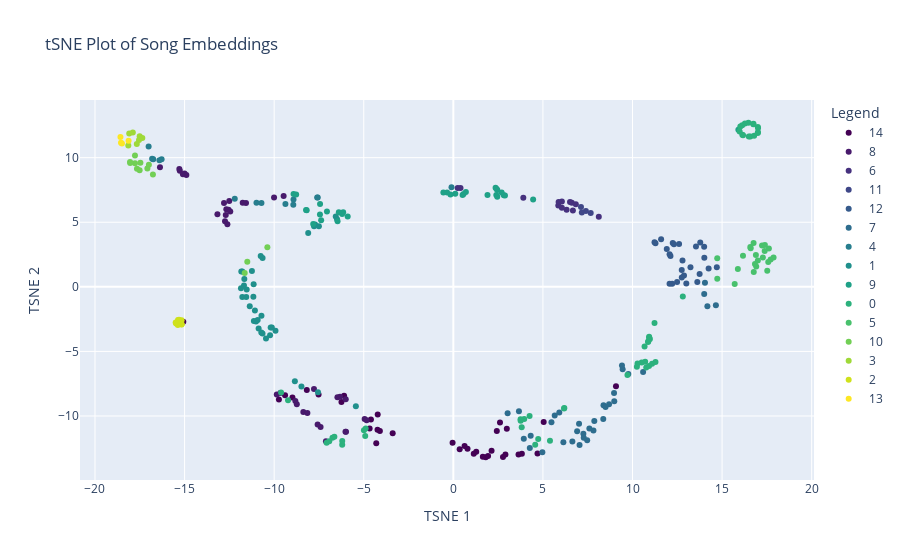

Notebook cell for this chart:
### Code cell
plot_embeddings_interactive(audio, audio_embeddings, "cluster_assignment")

### Figure 1 — Plotly figure (JSON) as saved in the notebook; plotly's stock layout.template omitted (floating-point values rounded to 4 significant figures)
{"data": [{"marker": {"color": "rgb(68, 1, 84)", "opacity": 1}, "mode": "markers", "name": "14", "text": ["...Ready For It?", "\"Slut!\" (Taylor's Version) [From The Vault]", "All Too Well (10 Minute Version) [Taylor's Version] [From The Vault]", "Bad Blood", "Bad Blood (Remix)", "Bad Blood (Remix) [Taylor's Version]", "Bad Blood (Taylor's Version)", "Bejeweled", "Blank Space", "Blank Space (Taylor's Version)", "Both Of Us", "Death By A Thousand Cuts", "Delicate", "Don't Blame Me", "End Game", "Foolish One (Taylor's Version) [From The Vault]", "I Knew You Were Trouble", "I Knew You Were Trouble (Taylor's Version)", "I Think He Knows", "It's Nice To Have A Friend", "King Of My Heart", "Last Christmas", "Lavender Haze", "London Boy", "mad woman", "no body, no crime", "Now That We Don't Talk (Taylor's Version) [From The Vault]", "Paper Rings", "Suburban Legends (Taylor's Version) [From The Vault]", "Teardrops On My Guitar", "this is me trying", "Tied Together With A Smile", "Welcome To New York", "Welcome To New York (Taylor's Version)", "You're On Your Own, Kid (Strings Remix)"], "type": "scatter", "x": [-4.303, -0.04163, -3.385, 1.278, 1.939, 1.81, 1.14, -4.099, 3.638, 3.824, -4.231, 2.771, -4.599, 2.134, -15.07, -6.245, -9.393, -9.735, 4.698, 9.078, 1.646, 2.604, 2.907, -4.221, 5.042, -4.672, -7.522, -8.178, -8.98, 2.427, -6.097, 0.3539, 0.6279, 0.7921, 2.985], "y": [-12.11, -12.07, -11.34, -12.76, -13.09, -13.19, -12.91, -11.16, -12.98, -12.93, -11.07, -13.18, -10.27, -12.69, -2.696, -8.923, -8.394, -8.716, -12.9, -7.688, -13.16, -10.5, -12.98, -9.874, -10.47, -10.97, -8.329, -7.992, -8.564, -11.15, -8.423, -12.58, -12.32, -12.54, -10.98]}, {"marker": {"color": "rgb(72, 26, 108)", "opacity": 1}, "mode": "markers", "name": "8", "text": ["'tis the damn season", "Better Man (Taylor's Version) [From The Vault]", "Better Than Revenge", "Better Than Revenge (Taylor's Version)", "betty", "Crazier", "Dear John", "Dear John (Taylor's Version)", "dorothea", "I Know Places", "I Know Places (Taylor's Version)", "Last Kiss", "Last Kiss (Taylor's Version)", "Mine", "Mine (Taylor's Version)", "Out Of The Woods", "Out Of The Woods (Taylor's Version)", "Speak Now", "Speak Now (Taylor's Version)", "Stay Beautiful", "Stay Stay Stay", "Stay Stay Stay (Taylor's Version)", "Style", "Style (Taylor's Version)", "The Outside", "The Story Of Us", "The Story Of Us (Taylor's Version)", "The Way I Loved You", "The Way I Loved You (Taylor's Version)", "Two Is Better Than One", "We Are Never Ever Getting Back Together", "We Are Never Ever Getting Back Together (Taylor's Version)", "Wildest Dreams", "Wildest Dreams (Taylor's Version)", "You Belong With Me", "You Belong With Me (Taylor's Version)"], "type": "scatter", "x": [-12.61, -6.004, -8.736, -8.817, -13.17, -12.74, -9.652, -9.855, -7.11, -12.67, -12.54, -6.321, -6.47, -12.8, -12.51, -14.9, -15.0, -8.372, -8.145, -15.27, -12.7, -12.45, -4.95, -4.841, -7.778, -7.409, -7.575, -15.09, -15.29, -16.37, -5.99, -6.02, -11.76, -11.57, -9.472, -10.01], "y": [4.842, -8.709, -9.096, -8.844, 5.612, 5.072, -8.211, -8.329, -11.94, 6.001, 5.962, -8.511, -8.544, 6.485, 6.654, 8.667, 8.782, -9.681, -9.762, 8.993, 5.556, 5.835, -10.23, -10.32, -7.915, -10.84, -10.66, 8.72, 9.119, 9.258, -11.22, -11.22, 6.5, 6.499, 7.024, 6.923]}, {"marker": {"color": "rgb(70, 49, 126)", "opacity": 1}, "mode": "markers", "name": "6", "text": ["22", "22 (Taylor's Version)", "American Girl", "Enchanted", "Enchanted (Taylor's Version)", "I Wish You Would", "I Wish You Would (Taylor's Version)", "New Romantics", "New Romantics (Taylor's Version)", "Picture To Burn (Radio Edit)", "The Last Time", "The Last Time (Taylor's Version)", "White Christmas"], "type": "scatter", "x": [6.613, 6.513, 6.322, 6.058, 6.058, 0.3998, 0.2431, 6.673, 6.837, 3.906, 5.858, 5.876, 8.119], "y": [6.5, 6.571, 5.969, 6.119, 6.601, 7.654, 7.656, 5.902, 6.386, 6.897, 6.292, 6.564, 5.431]}, {"marker": {"color": "rgb(63, 71, 136)", "opacity": 1}, "mode": "markers", "name": "11", "text": ["A Perfectly Good Heart", "All Too Well", "All Too Well (Taylor's Version)", "Sweeter Than Fiction"], "type": "scatter", "x": [7.667, 7.398, 7.172, 7.125], "y": [5.713, 5.864, 5.749, 6.171]}, {"marker": {"color": "rgb(54, 91, 140)", "opacity": 1}, "mode": "markers", "name": "12", "text": ["A Place In This World", "Afterglow", "cowboy like me", "False God", "Hey Stephen", "Hey Stephen (Taylor's Version)", "How You Get The Girl", "How You Get The Girl (Taylor's Version)", "Lover", "Mean", "Mean (Taylor's Version)", "Sad Beautiful Tragic", "Sad Beautiful Tragic (Taylor's Version)", "Safe & Sound", "Say Don't Go (Taylor's Version) [From The Vault]", "Should've Said No", "Snow On The Beach", "State Of Grace (Acoustic Version)", "State Of Grace (Acoustic Version) [Taylor's Version]", "Teardrops On My Guitar (Acoustic Version)", "Teardrops On My Guitar (Pop Version)", "The Best Day", "The Best Day (Taylor's Version)", "the last great american dynasty", "This Is Why We Can't Have Nice Things", "We Were Happy (Taylor's Version) [From The Vault]"], "type": "scatter", "x": [11.6, 13.75, 13.62, 14.71, 13.54, 14.0, 12.25, 12.31, 11.91, 11.23, 11.28, 12.12, 12.07, 12.49, 12.75, 13.0, 13.78, 12.21, 12.07, 12.79, 13.24, 12.87, 12.75, 14.01, 12.6, 14.25], "y": [3.674, 0.9929, 0.3727, 1.509, 3.126, 3.111, 3.386, 3.298, 2.922, 3.455, 3.374, 2.392, 2.516, 0.3736, 1.312, 0.2531, 3.431, 0.2374, 0.2404, 2.031, 1.513, 0.879, 0.7254, 2.245, 3.32, 1.413]}, {"marker": {"color": "rgb(46, 109, 142)", "opacity": 1}, "mode": "markers", "name": "7", "text": ["All Of The Girls You Loved Before", "august", "Bigger Than The Whole Sky", "Call It What You Want", "Cornelia Street", "Dancing With Our Hands Tied", "Dress", "Gorgeous", "High Infidelity", "I Don't Wanna Live Forever", "illicit affairs", "Invisible", "invisible string", "Is It Over Now? (Taylor's Version) [From The Vault]", "ivy", "long story short", "marjorie", "Midnight Rain", "Never Grow Up", "Never Grow Up (Taylor's Version)", "Nothing New (Taylor's Version) [From The Vault]", "Run (Taylor's Version) [From The Vault]", "Snow On The Beach (More Lana Del Rey)", "Soon You'll Get Better", "Sweet Nothing", "Sweet Nothing (Piano Remix)", "That's When (Taylor's Version) [From The Vault]", "the lakes", "Three Sad Virgins", "willow", "You All Over Me (Taylor's Version) [From The Vault]", "You Need To Calm Down", "You're Losing Me (From The Vault)", "You're On Your Own, Kid"], "type": "scatter", "x": [7.868, 5.913, 10.59, 4.318, 4.268, 3.03, 9.412, 7.257, 6.643, 8.97, 8.368, 8.691, 14.65, 6.142, 14.18, 3.662, 9.765, 7.47, 8.381, 8.496, 9.45, 14.04, 5.476, 5.658, 7.277, 7.819, 3.932, 8.982, 7.044, 7.593, 14.0, 4.968, 7.016, 6.91], "y": [-10.38, -9.732, -6.588, -11.52, -12.47, -9.779, -6.081, -11.38, -11.97, -8.21, -10.23, -9.083, -1.431, -12.02, -1.505, -9.63, -6.752, -11.88, -9.171, -9.304, -6.374, 0.3145, -10.48, -9.959, -11.68, -11.13, -11.76, -8.858, -12.25, -10.97, -0.5527, -12.8, -10.6, -11.19]}, {"marker": {"color": "rgb(39, 126, 142)", "opacity": 1}, "mode": "markers", "name": "4", "text": ["All You Had To Do Was Stay", "All You Had To Do Was Stay (Taylor's Version)", "Change", "Change (Taylor's Version)", "Electric Touch (Taylor's Version) [From The Vault]", "Forever Winter (Taylor's Version) [From The Vault]", "Half Of My Heart", "If This Was A Movie (Taylor's Version)", "Love Story", "Love Story (Taylor's Version)", "State Of Grace", "State Of Grace (Taylor's Version)", "You're Not Sorry", "You're Not Sorry (Taylor's Version)"], "type": "scatter", "x": [-16.28, -16.4, -9.372, -8.932, -17.01, -8.921, -12.2, -0.102, -16.75, -16.81, -7.569, -7.599, -10.99, -10.71], "y": [9.881, 9.799, 6.409, 6.348, 10.86, 6.752, 6.811, 7.707, 9.87, 9.917, 6.92, 6.915, 6.511, 6.487]}, {"marker": {"color": "rgb(32, 144, 140)", "opacity": 1}, "mode": "markers", "name": "1", "text": ["Anti-Hero", "Babe", "Back To December", "Back To December (Taylor's Version)", "Begin Again", "Begin Again (Taylor's Version)", "Birch", "Castles Crumbling (Taylor's Version) [From The Vault]", "champagne problems", "Clean (Taylor's Version)", "Cold As You", "Eyes Open", "Eyes Open (Taylor's Version)", "Fearless", "Fearless (Taylor's Version)", "Forever & Always (Piano Version)", "Forever & Always (Piano Version) [Taylor's Version]", "Gasoline (Remix)", "Getaway Car", "gold rush", "I Did Something Bad", "Karma", "Karma (Remix)", "Look What You Made Me Do", "ME!", "Miss Americana & The Heartbreak Prince", "my tears ricochet", "Paris", "Picture To Burn", "Renegade", "right where you left me", "Starlight", "Starlight (Taylor's Version)", "The Man", "The Other Side Of The Door", "The Other Side Of The Door (Taylor's Version)", "Today Was A Fairytale"], "type": "scatter", "x": [-11.24, -7.503, -11.01, -10.92, -7.774, -7.715, -11.13, -7.552, -8.101, -11.16, -10.23, -8.478, -8.845, -11.78, -11.83, -10.87, -10.65, -10.65, -11.15, -10.71, -11.53, -5.441, -11.36, -11.68, -11.78, -11.56, -10.46, -11.85, -9.926, -10.72, -11.07, -10.13, -10.2, -11.67, -6.489, -6.563, -10.75], "y": [1.235, 4.692, -2.679, -2.558, 4.681, 4.822, -2.644, -8.152, 4.168, -0.7627, -3.755, -7.721, -7.315, 1.182, 1.193, -3.228, -3.621, 2.231, 0.191, -2.242, -0.2145, -9.244, -1.511, 0.1078, -0.7841, -0.7923, -3.995, -0.1058, -3.407, -3.544, -1.832, -3.142, -3.149, 0.6134, 5.237, 5.44, 2.393]}, {"marker": {"color": "rgb(31, 161, 135)", "opacity": 1}, "mode": "markers", "name": "9", "text": ["Babe (Taylor's Version) [From The Vault]", "Come Back...Be Here", "Come Back...Be Here (Taylor's Version)", "Daylight", "evermore", "Everything Has Changed", "Everything Has Changed (Taylor's Version)", "Forever & Always", "Forever & Always (Taylor's Version)", "Holy Ground", "Holy Ground (Taylor's Version)", "I Almost Do", "I Almost Do (Taylor's Version)", "I Bet You Think About Me (Taylor's Version) [From The Vault]", "I Heart ?", "Jump Then Fall", "Jump Then Fall (Taylor's Version)", "Labyrinth", "Message In A Bottle (Taylor's Version) [From The Vault]", "Only The Young", "September", "Shake It Off", "Shake It Off (Taylor's Version)", "Silent Night", "So It Goes...", "Superman", "Superman (Taylor's Version)", "Treacherous", "Treacherous (Taylor's Version)", "When Emma Falls In Love (Taylor's Version) [From The Vault]", "Wonderland", "Wonderland (Taylor's Version)"], "type": "scatter", "x": [-7.444, -8.917, -8.772, -7.438, -7.378, -6.149, -5.897, 2.816, 2.882, -8.185, -8.219, 2.399, 2.451, 4.453, 15.91, 2.457, 2.413, -7.821, -7.054, 0.7004, -6.461, -0.1603, 0.1083, 2.358, 1.907, -6.205, -6.391, -0.3486, -0.5563, 2.697, 0.5162, 0.5699], "y": [5.591, 7.18, 7.149, 6.419, 5.151, 5.771, 5.446, 7.09, 7.069, 5.92, 5.943, 7.107, 6.967, 6.767, 12.16, 7.503, 7.577, 4.859, 5.828, 7.332, 5.08, 7.15, 7.207, 7.677, 7.105, 5.632, 5.777, 7.307, 7.294, 7.3, 7.111, 7.189]}, {"marker": {"color": "rgb(44, 177, 125)", "opacity": 1}, "mode": "markers", "name": "0", "text": ["Beautiful Eyes", "Breathe", "Breathe (Taylor's Version)", "Bye Bye Baby (Taylor's Version) [From The Vault]", "cardigan", "Christmas Must Be Something More", "Clean", "Come In With The Rain", "Come In With The Rain (Taylor's Version)", "Don't You (Taylor's Version) [From The Vault]", "exile", "Glitch", "happiness", "Haunted", "Haunted (Taylor's Version)", "I'm Only Me When I'm With You", "I'm Only Me When I'm With You", "I'm Only Me When I'm With You", "I'm Only Me When I'm With You", "I'm Only Me When I'm With You", "I'm Only Me When I'm With You", "I'm Only Me When I'm With You", "I'm Only Me When I'm With You", "I'm Only Me When I'm With You", "I'm Only Me When I'm With You", "I'm Only Me When I'm With You", "I'm Only Me When I'm With You", "I'm Only Me When I'm With You", "I'm Only Me When I'm With You", "I'm Only Me When I'm With You", "I'm Only Me When I'm With You", "Innocent", "Innocent (Taylor's Version)", "Long Live", "Long Live (Taylor's Version)", "Mary's Song (Oh My My My)", "Ours", "Ours (Taylor's Version)", "seven", "Sparks Fly", "Sparks Fly (Taylor's Version)", "SuperStar", "SuperStar (Taylor's Version)", "The Archer", "The Joker And The Queen", "The Moment I Knew", "The Moment I Knew (Taylor's Version)", "The Very First Night (Taylor's Version) [From The Vault]", "This Love", "This Love (Taylor's Version)", "Tim McGraw", "Timeless (Taylor's Version) [From The Vault]", "White Horse", "White Horse (Taylor's Version)"], "type": "scatter", "x": [10.93, 10.97, 10.93, -9.615, 11.23, -9.226, 3.957, 10.71, 10.51, -4.918, 10.28, 5.393, 10.67, 10.87, 10.89, 16.99, 16.13, 16.57, 16.17, 16.49, 17.01, 16.79, 16.75, 16.99, 16.74, 16.02, 16.47, 15.98, 16.12, 16.28, 17.0, 10.77, 10.92, -6.747, -6.639, -6.202, 4.737, 4.569, 9.718, -7.073, -6.925, -4.893, -4.991, 10.24, 12.81, 11.09, 11.28, -6.2, 6.195, 6.177, 3.816, 4.256, 3.753, 3.758], "y": [-3.856, -4.04, -3.94, -8.171, -2.798, -8.775, -10.22, -5.807, -5.866, -11.54, -5.936, -11.91, -4.627, -4.276, -4.22, 12.38, 11.77, 11.63, 11.74, 11.63, 12.29, 11.7, 12.62, 11.91, 12.6, 12.41, 12.7, 12.03, 12.52, 12.65, 11.96, -6.25, -6.13, -11.68, -11.61, -12.22, -11.78, -12.22, -6.831, -12.07, -11.95, -10.97, -11.1, -6.195, -0.7481, -5.945, -5.816, -11.93, -9.373, -9.422, -10.86, -10.0, -10.24, -10.37]}, {"marker": {"color": "rgb(73, 193, 109)", "opacity": 1}, "mode": "markers", "name": "5", "text": ["Beautiful Ghosts", "Carolina", "Christmases When You Were Mine", "closure", "coney island", "Dear Reader", "hoax", "I Forgot That You Existed", "it's time to go", "Maroon", "Mastermind", "New Year's Day", "peace", "Question...?", "Ronan", "Ronan (Taylor's Version)", "Santa Baby", "the 1", "tolerate it", "Vigilante Shit", "You Are In Love", "You Are In Love (Taylor's Version)"], "type": "scatter", "x": [16.17, 14.73, 17.0, 16.89, 17.38, 17.27, 17.71, 17.87, 16.76, 17.23, 17.58, 16.91, 15.7, 17.52, 16.77, 16.83, 15.88, 17.61, 14.73, 17.39, 16.58, 16.59], "y": [2.409, 0.6232, 2.046, 2.47, 2.768, 2.264, 2.122, 2.273, 3.395, 3.199, 1.92, 1.572, 0.2144, 1.253, 1.155, 1.769, 1.372, 2.966, 2.218, 3.247, 3.078, 2.984]}, {"marker": {"color": "rgb(114, 207, 85)", "opacity": 1}, "mode": "markers", "name": "10", "text": ["Christmas Tree Farm", "Fifteen", "Fifteen (Taylor's Version)", "Girl At Home", "Girl At Home (Taylor's Version)", "Hits Different", "mirrorball", "Mr. Perfectly Fine (Taylor's Version) [From The Vault]", "The Great War", "The Lucky One", "The Lucky One (Taylor's Version)", "Today Was A Fairytale (Taylor's Version)", "Would've, Could've, Should've"], "type": "scatter", "x": [-11.5, -17.08, -16.99, -17.66, -17.51, -17.77, -17.77, -11.64, -16.77, -18.04, -18.04, -10.38, -17.47], "y": [1.94, 9.17, 9.445, 9.144, 9.02, 9.567, 10.16, 1.08, 8.697, 9.58, 9.66, 3.057, 9.607]}, {"marker": {"color": "rgb(159, 217, 56)", "opacity": 1}, "mode": "markers", "name": "3", "text": ["Cruel Summer", "epiphany", "Highway Don't Care", "I Can See You (Taylor's Version) [From The Vault]", "If This Was A Movie", "Red", "Red (Taylor's Version)"], "type": "scatter", "x": [-18.14, -18.09, -17.67, -17.89, -17.51, -17.54, -17.36], "y": [10.94, 11.88, 11.06, 11.95, 11.66, 11.36, 11.52]}, {"marker": {"color": "rgb(207, 225, 28)", "opacity": 1}, "mode": "markers", "name": "2", "text": ["Lover (Remix)", "Our Song", "Red (Original Demo Recording)", "Safe & Sound (Taylor's Version)", "Should've Said No (Alternate Version)", "Sweeter Than Fiction (Taylor's Version)", "The Alcott", "Treacherous (Original Demo Recording)"], "type": "scatter", "x": [-15.47, -15.16, -15.17, -15.38, -15.37, -15.17, -15.31, -15.5], "y": [-2.846, -2.9, -2.924, -2.946, -2.566, -2.593, -2.54, -2.756]}, {"marker": {"color": "rgb(253, 231, 36)", "opacity": 1}, "mode": "markers", "name": "13", "text": ["Tell Me Why", "Tell Me Why (Taylor's Version)", "Untouchable", "Untouchable (Taylor's Version)"], "type": "scatter", "x": [-18.49, -18.12, -18.55, -18.58], "y": [11.1, 11.32, 11.15, 11.6]}], "layout": {"hovermode": "closest", "legend": {"title": {"text": "Legend"}}, "title": {"text": "tSNE Plot of Song Embeddings"}, "xaxis": {"title": {"text": "TSNE 1"}}, "yaxis": {"title": {"text": "TSNE 2"}}}}
